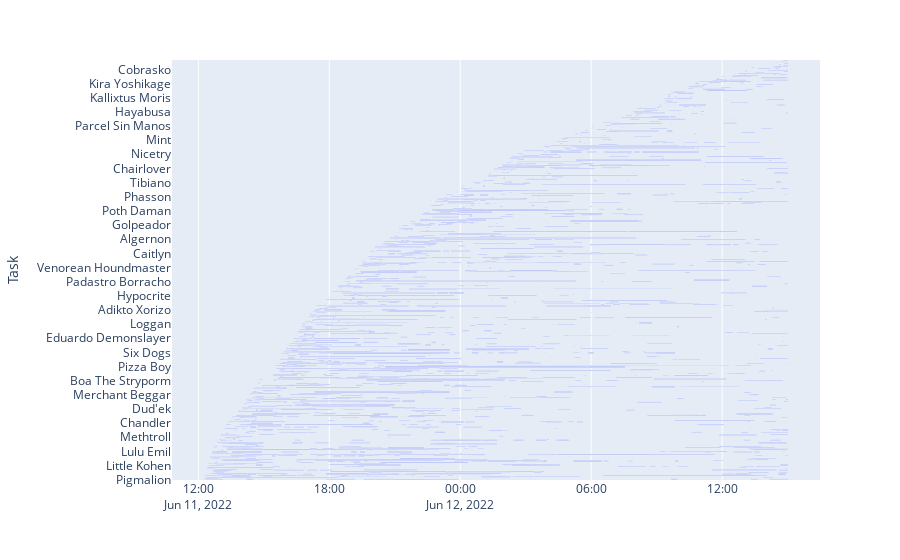

Here is the notebook cell this chart was saved with:
### Code cell
df = [output.iloc[x] for x in intervals]
df = pd.DataFrame(df)
df['Start'] =  pd.to_datetime(df['Start'], unit='s')
df['Finish'] =  pd.to_datetime(df['Finish'], unit='s')
fig = px.timeline(df,x_start="Start",x_end="Finish",y="Task")
fig.show()

### Figure 1 — Plotly figure (JSON) as saved in the notebook; plotly's stock layout.template omitted (floating-point values rounded to 4 significant figures; data arrays with more than 128 entries replaced by an {"elided": "..."} marker saying what was removed)
{"data": [{"alignmentgroup": "True", "base": {"elided": "3484 str values"}, "hovertemplate": "Start=%{base}<br>Finish=%{x}<br>Task=%{y}<extra></extra>", "legendgroup": "", "marker": {"color": "#636efa"}, "name": "", "offsetgroup": "", "orientation": "h", "showlegend": false, "textposition": "auto", "type": "bar", "x": {"elided": "3484 int values"}, "xaxis": "x", "y": {"elided": "3484 str values"}, "yaxis": "y"}], "layout": {"barmode": "overlay", "legend": {"tracegroupgap": 0}, "margin": {"t": 60}, "xaxis": {"anchor": "y", "domain": [0, 1], "type": "date"}, "yaxis": {"anchor": "x", "domain": [0, 1], "title": {"text": "Task"}}}}
